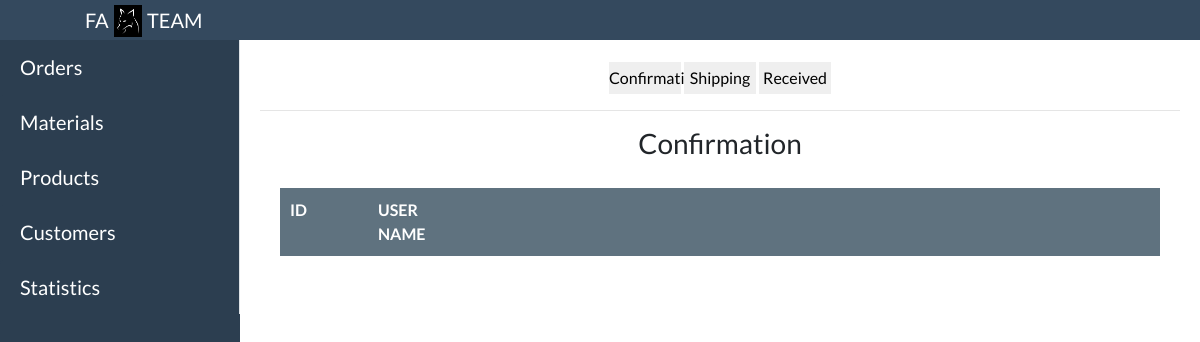
Page /admin.php on the earlier database version.
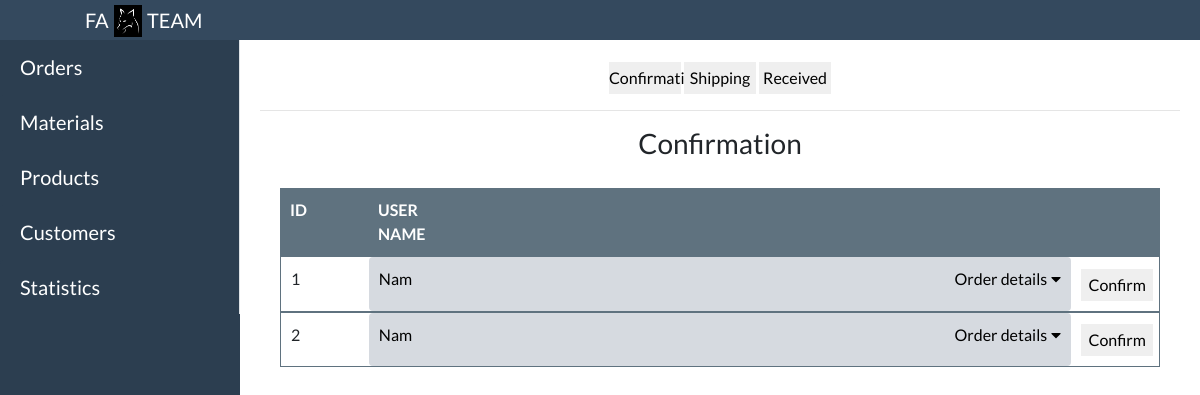
Same page on the later database version.
### tables this page shows
create table orders(
  ID_order int primary key auto_increment,
  ID_user int,
  datee varchar(50),
  status int,
  FOREIGN KEY (ID_user) REFERENCES users (ID_user) on delete cascade
);

create table users(
  ID_user int primary key auto_increment,
  name_user varchar(50),
  pass varchar(15),
  phone_num decimal(10),
  email varchar(30),
  address varchar(50),
  status int
);

### resources/data/order_data.php (called while the page is built, shortened)
<?php
require_once 'connect.php';
class orders
{
  public function get_status($status)
  {
    $conn1 = new connect_data();
    $data = $conn1->connect();
    $sql = "select * from orders where status= $status";
    return $conn1->req($data, $sql);
  }
}
?>

### resources/data/connect.php (called while the page is built, shortened)
<?php
class connect_data
{
    public function req($database,$sql){
        return mysqli_query($database, $sql);
    }
}
?>

### resources/data/user.php (called while the page is built, shortened)
<?php
   require_once 'connect.php';
     class User {
        public function get_IDUser($id){
            $conn = new connect_data();
            $data= $conn->connect();
            $sql=" SELECT * from users WHERE ID_user =$id";
            return $conn->req($data,$sql);
        }
    }
?>

### admin.php (the view, shortened to what the changed rows need)
<!DOCTYPE html>
<html lang="en">
<head>
    <link rel="stylesheet" href="https://cdnjs.cloudflare.com/ajax/libs/animate.css/4.1.1/animate.min.css" />
    <link href="https://cdn.datatables.net/1.10.20/css/dataTables.bootstrap4.min.css" rel="stylesheet" />
    <link rel="stylesheet" href="https://maxcdn.bootstrapcdn.com/bootstrap/4.5.2/css/bootstrap.min.css">
    <link rel="stylesheet" href="./resources/css/admin.css">
    <link rel="stylesheet" href="./resources/css/menu.css">
</head>
<body>
    <div class="content">
        <div class="tab-content content-main">
            <div class="tab-pane fade show active" id="orders">
                <?php
                if (isset($_POST['ship'])) {
                ?>
                    <center>
                        <h3>Shipping</h3>
                    </center>
                    <div class="tab-content content_box">
                        <div class="tab-pane fade show active" id="confirmation">
                            <div class="content_table">
                                <div class="content_main">
                                    <div class="content_main1">ID</div>
                                    <div class="content_main2 table_details_item1">USER NAME</div>
                                </div>
                                <?php
                                require_once 'resources/data/order_data.php';
                                require_once 'resources/data/order_details_data.php';
                                require_once 'resources/data/product_data.php';
                                require_once 'resources/data/picture_data.php';
                                require_once 'resources/data/user.php';
                                $order = new orders();
                                $order_details = new orders_details();
                                $pro = new product();
                                $pic = new picture();
                                $result_user = new User();
                                $result_order = $order->get_status(2);
                                $i = 0;
                                while ($row_order = mysqli_fetch_assoc($result_order)) {
                                    $result_user = new User();
                                    $row_user = mysqli_fetch_assoc($result_user->get_IDUser($row_order['ID_user']));
                                    $i++;
                                    $total = 0;
                                    $result_order_details = $order_details->get($row_order['ID_order']);
                                ?>
                                    <div class="content_item">
                                        <div class="content_item1"><?php echo $i ?></div>
                                        <div class="content_item2">
                                            <a href="#nav2<?php echo $i ?>" class="drop_down_animation"><span class="mr-auto"><?php echo $row_user['name_user'] ?> </span><span class="mr-1">Order details</span><i class="fas fa-caret-down"></i></a>
                                        </div>
                                        <div class="content_item3"><a href="./resources/processing/shipping_order.php?id=<?php echo $row_order['ID_order'] ?>"><button>Shipping</button></a></div>
                                    </div>
                                    <div class="expandable" id="nav2<?php echo $i ?>">
                                        <?php
                                        $j = 0;
                                        while ($row_order_details = mysqli_fetch_assoc($result_order_details)) {
                                            $j++;
                                            $result_pro = $pro->get_pro($row_order_details['ID_pro']);
                                            $row_pro = mysqli_fetch_assoc($result_pro);
                                            $result_pic = $pic->get($row_order_details['ID_pro']);
                                            $row_pic = mysqli_fetch_assoc($result_pic);
                                            $total += $row_pro['price'] * $row_order_details['quantity'];
                                        ?>
                                            <div class="table_details">
                                                <div class="table_details_item1">
                                                    <?php echo $j ?>
                                                </div>
                                                <div class="table_details_item2">
                                                    <?php echo $row_pro['name_pro'] ?>
                                                </div>
                                                <div class="table_details_item3">
                                                    <img src="./resources/img/img_pro/<?php echo $row_pic['pic'] ?>" alt="">
                                                </div>
                                                <div class="table_details_item4">
                                                    <?php echo $row_order_details['quantity'] ?>
                                                </div>
                                                <div class="table_details_item5">
                                                    <?php echo $row_pro['price'] ?>
                                                </div>
                                            </div>
                                        <?php
                                        }
                                        ?>
                                        <div class="table_details">
                                            <div class="title">Total</div>
                                            <div class="total">
                                                <?php echo $total ?> đ
                                            </div>
                                        </div>
                                        <div class="table_details">
                                            <div class="title">Address</div>
                                            <div class="total">
                                                <?php echo $row_user['address'] ?>
                                            </div>
                                        </div>
                                        <div class="table_details">
                                            <div class="title">Date</div>
                                            <div class="total">
                                                <?php echo $row_order['datee'] ?>
                                            </div>
                                        </div>
                                    </div>
                                <?php
                                }
                                ?>
                            </div>
                        </div>
                    </div>
                <?php
                } else {
                ?>
                    <div class="tab-content content_box">
                        <div class="tab-pane fade show active" id="confirmation">
                            <div class="content_table">
                                <?php
                                require_once 'resources/data/order_data.php';
                                require_once 'resources/data/user.php';
                                $order = new orders();
                                $result_order = $order->get_status(1);
                                $i = 0;
                                while ($row_order = mysqli_fetch_assoc($result_order)) {
                                    $result_user = new User();
                                    $row_user = mysqli_fetch_assoc($result_user->get_IDUser($row_order['ID_user']));
                                    $i++;
                                ?>
                                    <div class="content_item">
                                        <div class="content_item1"><?php echo $i ?></div>
                                        <div class="content_item2">
                                            <a href="#nav1<?php echo $i ?>" class="drop_down_animation"><span class="mr-auto"><?php echo $row_user['name_user'] ?> </span><span class="mr-1">Order details</span><i class="fas fa-caret-down"></i></a>
                                        </div>
                                        <div class="content_item3"><a href="./resources/processing/confirm_order.php?id=<?php echo $row_order['ID_order'] ?>"><button>Confirm</button></a></div>
                                    </div>
                                <?php
                                }
                                ?>
                            </div>
                        </div>
                    </div>
                <?php
                }
                ?>
            </div>
                    <?php
                    require_once 'resources/data/user.php';
                    ?>
        </div>
    </div>
</body>
</html>

Differences in the rows shown:
now on this page (row edited): orders: ID_user.name_user "Nam"
now on this page (row edited): orders: ID_user.name_user "Nam"
